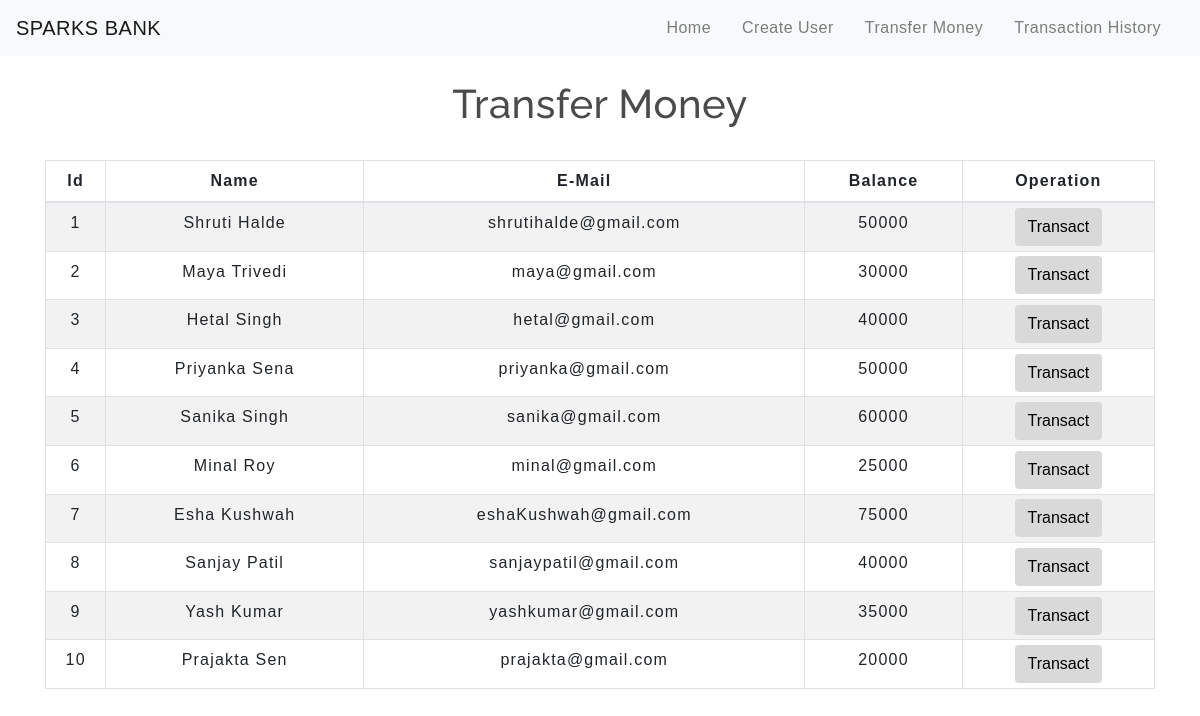
The app's page /transfermoney.php with its own data.
### tables this page shows
CREATE TABLE `users` (
  `id` int(3) NOT NULL,
  `name` text NOT NULL,
  `email` varchar(30) NOT NULL,
  `balance` int(8) NOT NULL
);

### transfermoney.php (the view, shortened to what this page needs)
<!DOCTYPE html>
<html lang="en">
<head>
    <link rel="stylesheet" href="https://maxcdn.bootstrapcdn.com/bootstrap/4.0.0/css/bootstrap.min.css">
    <link rel="stylesheet" type="text/css" href="css/table.css">
    <link rel="stylesheet" type="text/css" href="css/navbar.css">
</head>
<body>
<?php
    include 'config.php';
    $sql = "SELECT * FROM users";
    $result = mysqli_query($conn,$sql);
?>
<?php
  include 'navbar.php';
?>
<div class="container">
        <h2 class="text-center pt-4">Transfer Money</h2>
        <br>
            <div class="row">
                <div class="col">
                    <div class="table-responsive-sm">
                    <table class="table table-hover table-sm table-striped table-condensed table-bordered">
                        <thead>
                            <tr>
                            <th scope="col" class="text-center py-2">Id</th>
                            <th scope="col" class="text-center py-2">Name</th>
                            <th scope="col" class="text-center py-2">E-Mail</th>
                            <th scope="col" class="text-center py-2">Balance</th>
                            <th scope="col" class="text-center py-2">Operation</th>
                            </tr>
                        </thead>
                        <tbody>
                <?php
                    while($rows=mysqli_fetch_assoc($result)){
                ?>
                    <tr>
                        <td class="py-2"><?php echo $rows['id'] ?></td>
                        <td class="py-2"><?php echo $rows['name']?></td>
                        <td class="py-2"><?php echo $rows['email']?></td>
                        <td class="py-2"><?php echo $rows['balance']?></td>
                        <td><a href="selecteduserdetail.php?id= <?php echo $rows['id'] ;?>"> <button type="button" class="btn">Transact</button></a></td>
                    </tr>
                <?php
                    }
                ?>
                        </tbody>
                    </table>
                    </div>
                </div>
            </div>
         </div>
</body>
</html>

### navbar.php (shortened to what this page needs)
<nav class="navbar navbar-expand-md navbar-light bg-light">
<a class="navbar-brand" href="index.php">SPARKS BANK</a>
<div class="collapse navbar-collapse" id="collapsibleNavbar">
      <ul class="navbar-nav ml-auto">
        <li class="nav-item">
          <a class="nav-link" href="index.php">Home</a>
        </li>
        <li class="nav-item">
          <a class="nav-link" href="createuser.php">Create User</a>
        </li>
        <li class="nav-item">
          <a class="nav-link" href="transfermoney.php">Transfer Money</a>
        </li>
        <li class="nav-item">
          <a class="nav-link" href="transactionhistory.php">Transaction History</a>
        </li>
    </div>
 </nav>

### table.css (style rules this page uses)
* { padding: 0; margin: 0; box-sizing: border-box; font-family: sans-serif; }
h2 { font-size: 40px; }
table { letter-spacing: 1.2px; }
td { text-align: center; }
button { border:none; background: #d9d9d9; transition: 1s; }

### navbar.css (style rules this page uses)
.nav-link { margin-right: 15px; color:#2F363F; letter-spacing: 0.5px; transition: 0.5s; }
.navbar-brand { color: #4C4B4B; letter-spacing: 0.5px; }
h2 { color: #4C4B4B; letter-spacing: 0.5px; font-family: raleway; }

### transfermoney.php (style rules this page uses)
button { transition: 1.5s; }

### records on screen
users: id "1", name "Shruti Halde", email "shrutihalde@gmail.com", balance "50000"
users: id "2", name "Maya Trivedi", email "maya@gmail.com", balance "30000"
users: id "3", name "Hetal Singh", email "hetal@gmail.com", balance "40000"
users: id "4", name "Priyanka Sena", email "priyanka@gmail.com", balance "50000"
users: id "5", name "Sanika Singh", email "sanika@gmail.com", balance "60000"
users: id "6", name "Minal Roy", email "minal@gmail.com", balance "25000"
users: id "7", name "Esha Kushwah", email "eshaKushwah@gmail.com", balance "75000"
users: id "8", name "Sanjay Patil", email "sanjaypatil@gmail.com", balance "40000"
users: id "9", name "Yash Kumar", email "yashkumar@gmail.com", balance "35000"
users: id "10", name "Prajakta Sen", email "prajakta@gmail.com", balance "20000"
